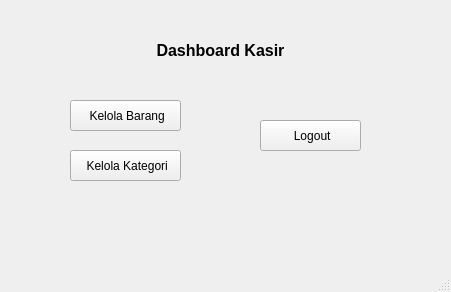
<?xml version="1.0" encoding="UTF-8"?>
<ui version="4.0">
 <class>MainWindow</class>
 <widget class="QMainWindow" name="MainWindow">
  <property name="geometry">
   <rect>
    <x>0</x>
    <y>0</y>
    <width>451</width>
    <height>292</height>
   </rect>
  </property>
  <property name="windowTitle">
   <string>MainWindow</string>
  </property>
  <widget class="QWidget" name="centralwidget">
   <widget class="QLabel" name="label">
    <property name="geometry">
     <rect>
      <x>130</x>
      <y>30</y>
      <width>181</width>
      <height>41</height>
     </rect>
    </property>
    <property name="font">
     <font>
      <pointsize>12</pointsize>
      <weight>75</weight>
      <bold>true</bold>
     </font>
    </property>
    <property name="text">
     <string>Dashboard Kasir</string>
    </property>
    <property name="alignment">
     <set>Qt::AlignCenter</set>
    </property>
   </widget>
   <widget class="QPushButton" name="pushButton">
    <property name="geometry">
     <rect>
      <x>70</x>
      <y>100</y>
      <width>111</width>
      <height>31</height>
     </rect>
    </property>
    <property name="font">
     <font>
      <weight>50</weight>
      <bold>false</bold>
     </font>
    </property>
    <property name="text">
     <string> Kelola Barang</string>
    </property>
    <property name="icon">
     <iconset>
      <normaloff>../icon/barang.png</normaloff>../icon/barang.png</iconset>
    </property>
   </widget>
   <widget class="QPushButton" name="pushButton_2">
    <property name="geometry">
     <rect>
      <x>70</x>
      <y>150</y>
      <width>111</width>
      <height>31</height>
     </rect>
    </property>
    <property name="font">
     <font>
      <weight>50</weight>
      <bold>false</bold>
     </font>
    </property>
    <property name="text">
     <string> Kelola Kategori</string>
    </property>
    <property name="icon">
     <iconset>
      <normaloff>../icon/kategori.png</normaloff>../icon/kategori.png</iconset>
    </property>
    <property name="iconSize">
     <size>
      <width>14</width>
      <height>14</height>
     </size>
    </property>
   </widget>
   <widget class="QPushButton" name="pushButton_3">
    <property name="geometry">
     <rect>
      <x>260</x>
      <y>120</y>
      <width>101</width>
      <height>31</height>
     </rect>
    </property>
    <property name="font">
     <font>
      <weight>50</weight>
      <bold>false</bold>
     </font>
    </property>
    <property name="text">
     <string> Logout</string>
    </property>
    <property name="icon">
     <iconset>
      <normaloff>../icon/logout.png</normaloff>../icon/logout.png</iconset>
    </property>
    <property name="iconSize">
     <size>
      <width>13</width>
      <height>13</height>
     </size>
    </property>
   </widget>
  </widget>
  <widget class="QMenuBar" name="menubar">
   <property name="geometry">
    <rect>
     <x>0</x>
     <y>0</y>
     <width>451</width>
     <height>21</height>
    </rect>
   </property>
  </widget>
  <widget class="QStatusBar" name="statusbar"/>
 </widget>
 <resources/>
 <connections/>
</ui>
